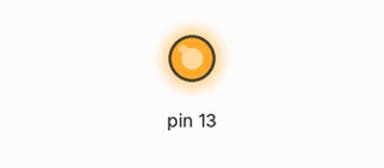
This sketch was run on a simulated Arduino Uno, built with avr-gcc and run on an emulated ATmega328P. Shown: output pins drawn as LEDs (lit = HIGH).

Above: at 1.5 s.
At 4.5 s:
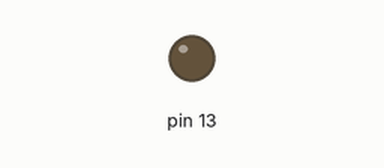
Timing chart, 0 to 7.8 s (numbered marks = the images above):
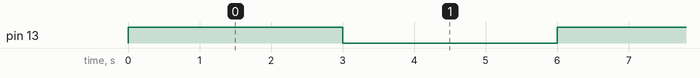

The sketch:

conta3_atraso_de_1.ino
```cpp
unsigned long agora = 0;

void setup() {
  pinMode(13,OUTPUT);
}

int conta3 = 0;
int EstadoLed = HIGH;

void loop() {

  digitalWrite(13,EstadoLed);
  // Criar a pausa de 3 segundos
  agora = millis();
  while(millis() < agora + 1000) {
    // Pausa de 3 segundos. Nada a fazer
  }
  conta3 ++;
  if ( conta3 == 3) {
    if (EstadoLed == HIGH) EstadoLed = LOW;
    else  EstadoLed = HIGH;
    conta3 = 0;
  }


}
```

Measured:
- by itself, pin 13: alternates HIGH for 3.0 s and LOW for 3.0 s
